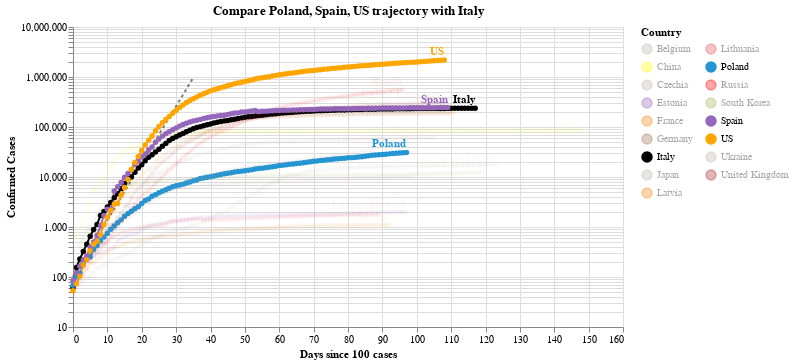

The notebook cell this image was saved under:
### Code cell
#hide_input
chart2 = make_since_chart(dff2, ['Poland', 'Spain', 'US'], baseline_countries)
chart2

### Figure 1 — Vega-Lite specification as saved in the notebook (floating-point values rounded to 4 significant figures; data arrays with more than 128 entries replaced by an {"elided": "..."} marker saying what was removed)
{"config": {"view": {"continuousWidth": 400, "continuousHeight": 300}}, "layer": [{"data": {"name": "data-628230001892d6798b50651be41d1b3e"}, "mark": {"type": "line", "color": "black", "opacity": 0.5, "strokeDash": [3, 3]}, "encoding": {"x": {"type": "quantitative", "field": "Days since 100 cases"}, "y": {"type": "quantitative", "field": "Confirmed Cases"}}}, {"data": {"name": "data-4df896992601e3d3e3db313392c11114"}, "mark": {"type": "line", "point": true}, "encoding": {"color": {"type": "nominal", "field": "Country", "legend": {"columns": 2}, "scale": {"domain": ["Belgium", "China", "Czechia", "Estonia", "France", "Germany", "Italy", "Japan", "Latvia", "Lithuania", "Poland", "Russia", "South Korea", "Spain", "US", "Ukraine", "United Kingdom"], "range": ["#C1B7AD", "yellow", "#C1B7AD", "#9467bd", "#F58518", "#9D755D", "black", "#C1B7AD", "#F58518", "#E45756", "#2495D3", "red", "#A1BA59", "#9467bd", "orange", "#C1B7AD", "brown"]}}, "opacity": {"condition": {"value": 1, "selection": "selector004"}, "value": 0.05}, "tooltip": [{"type": "nominal", "field": "Country"}, {"type": "temporal", "field": "Date"}, {"type": "quantitative", "field": "Confirmed Cases"}, {"type": "quantitative", "field": "Days since 100 cases"}], "x": {"type": "quantitative", "field": "Days since 100 cases"}, "y": {"type": "quantitative", "field": "Confirmed Cases", "scale": {"type": "log"}}}, "selection": {"selector004": {"type": "multi", "fields": ["Country"], "bind": "legend", "init": [{"Country": "Poland"}, {"Country": "Spain"}, {"Country": "US"}, {"Country": "Italy"}]}}, "width": 550}, {"data": {"name": "data-4df896992601e3d3e3db313392c11114"}, "mark": {"type": "text", "align": "right", "dy": -8, "fontWeight": "bold"}, "encoding": {"color": {"type": "nominal", "field": "Country", "legend": {"columns": 2}, "scale": {"domain": ["Belgium", "China", "Czechia", "Estonia", "France", "Germany", "Italy", "Japan", "Latvia", "Lithuania", "Poland", "Russia", "South Korea", "Spain", "US", "Ukraine", "United Kingdom"], "range": ["#C1B7AD", "yellow", "#C1B7AD", "#9467bd", "#F58518", "#9D755D", "black", "#C1B7AD", "#F58518", "#E45756", "#2495D3", "red", "#A1BA59", "#9467bd", "orange", "#C1B7AD", "brown"]}}, "opacity": {"condition": {"value": 1, "selection": "selector004"}, "value": 0.05}, "text": {"type": "nominal", "field": "Country"}, "tooltip": [{"type": "nominal", "field": "Country"}, {"type": "temporal", "field": "Date"}, {"type": "quantitative", "field": "Confirmed Cases"}, {"type": "quantitative", "field": "Days since 100 cases"}], "x": {"type": "quantitative", "field": "Days since 100 cases"}, "y": {"type": "quantitative", "field": "Confirmed Cases", "scale": {"type": "log"}}}, "transform": [{"filter": "(datum['Date'] >= 1592438400000)"}], "width": 550}], "title": "Compare Poland, Spain, US trajectory with Italy", "$schema": "https://vega.github.io/schema/vega-lite/v4.0.2.json", "datasets": {"data-628230001892d6798b50651be41d1b3e": [{"Days since 100 cases": 0, "Confirmed Cases": 100.0}, {"Days since 100 cases": 1, "Confirmed Cases": 130.0}, {"Days since 100 cases": 2, "Confirmed Cases": 169.0}, {"Days since 100 cases": 3, "Confirmed Cases": 219.7}, {"Days since 100 cases": 4, "Confirmed Cases": 285.6}, {"Days since 100 cases": 5, "Confirmed Cases": 371.3}, {"Days since 100 cases": 6, "Confirmed Cases": 482.7}, {"Days since 100 cases": 7, "Confirmed Cases": 627.5}, {"Days since 100 cases": 8, "Confirmed Cases": 815.7}, {"Days since 100 cases": 9, "Confirmed Cases": 1060.0}, {"Days since 100 cases": 10, "Confirmed Cases": 1379.0}, {"Days since 100 cases": 11, "Confirmed Cases": 1792.0}, {"Days since 100 cases": 12, "Confirmed Cases": 2330.0}, {"Days since 100 cases": 13, "Confirmed Cases": 3029.0}, {"Days since 100 cases": 14, "Confirmed Cases": 3937.0}, {"Days since 100 cases": 15, "Confirmed Cases": 5119.0}, {"Days since 100 cases": 16, "Confirmed Cases": 6654.0}, {"Days since 100 cases": 17, "Confirmed Cases": 8650.0}, {"Days since 100 cases": 18, "Confirmed Cases": 11250.0}, {"Days since 100 cases": 19, "Confirmed Cases": 14620.0}, {"Days since 100 cases": 20, "Confirmed Cases": 19000.0}, {"Days since 100 cases": 21, "Confirmed Cases": 24710.0}, {"Days since 100 cases": 22, "Confirmed Cases": 32120.0}, {"Days since 100 cases": 23, "Confirmed Cases": 41750.0}, {"Days since 100 cases": 24, "Confirmed Cases": 54280.0}, {"Days since 100 cases": 25, "Confirmed Cases": 70560.0}, {"Days since 100 cases": 26, "Confirmed Cases": 91730.0}, {"Days since 100 cases": 27, "Confirmed Cases": 119300.0}, {"Days since 100 cases": 28, "Confirmed Cases": 155000.0}, {"Days since 100 cases": 29, "Confirmed Cases": 201500.0}, {"Days since 100 cases": 30, "Confirmed Cases": 262000.0}, {"Days since 100 cases": 31, "Confirmed Cases": 340600.0}, {"Days since 100 cases": 32, "Confirmed Cases": 442800.0}, {"Days since 100 cases": 33, "Confirmed Cases": 575600.0}, {"Days since 100 cases": 34, "Confirmed Cases": 748300.0}, {"Days since 100 cases": 35, "Confirmed Cases": 972800.0}], "data-4df896992601e3d3e3db313392c11114": {"elided": "1832 records"}}}
